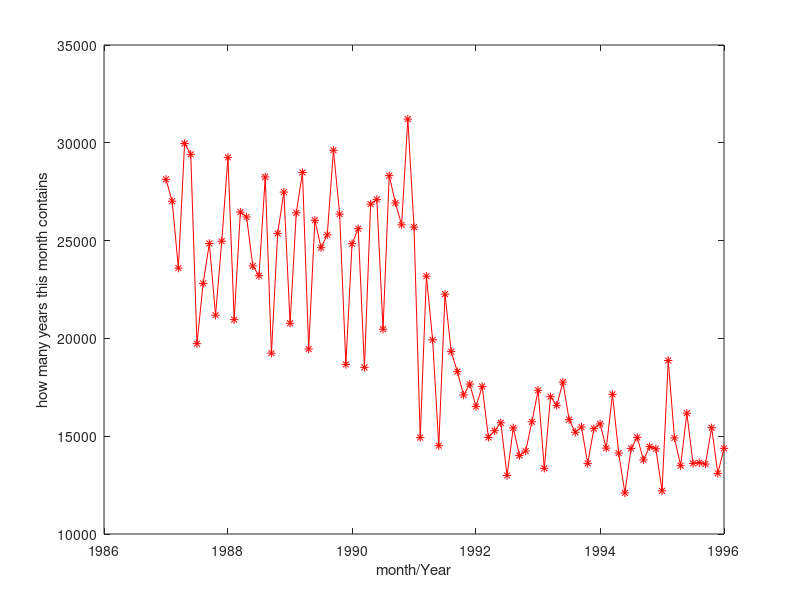

MATLAB code to generate this figure:
 clf;
 x = 1987:0.1:1996;
 x = datenum (x, 1, 1)
 y =[28133, 27014, 23593, 29963, 29410, 19731, 22811, 24853, 21189, 24970, 29254, 20959,26455, 26206, 23704, 23206, 28252, 19245, 25365, 27481, 20775, 26419, 28485, 19459,26039, 24637, 25297, 29621, 26355, 18669, 24842, 25613, 18521, 26864, 27108, 20472,28320, 26928, 25808, 31214, 25691, 14930, 23180, 19928, 14516, 22264, 19323, 18299,17104, 17664, 16513, 17544, 14940, 15280, 15686, 12991, 15426, 14015, 14241, 15737,17348, 13359, 17017, 16574, 17765, 15847, 15203, 15470, 13611, 15388, 15629, 14392,17139, 14140, 12101, 14376, 14941, 13788, 14465, 14358, 12206, 18870, 14911, 13492,16175, 13609, 13647, 13576, 15433, 13099, 14379] 
 plot(x,y,'-r*');
 xlabel ("month/Year");
 ylabel ("how many years this month contains");
 set(gca,'XTick',[1987:1:1996])
 datetick ();
 									